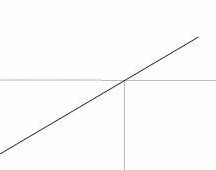
%> input picture DIP_LAB_EXPS/line_detection/line.jpg, 216 x 170 px
$ octave line.m   (GNU Octave 9; MATLAB toolbox functions it lacks are replaced by stand-ins)
%> lines starting %> are read from the running program, lines starting %| are printed output that depends on the picture
% Read in the image
I = imread('line.jpg');
%> I is the input picture: size 170x216x3 uint8; min 16, max 255, mean 251.9

% Convert to grayscale
I = rgb2gray(I);
%> I: size 170x216 uint8

% Define the convolution masks
horizontal_mask = [-1 -1 -1; 2 2 2; -1 -1 -1];
vertical_mask = [-1 2 -1; -1 2 -1; -1 2 -1];
oblique_pos45_mask = [-1 -1 2; -1 2 -1; 2 -1 -1];
oblique_neg45_mask = [2 -1 -1; -1 2 -1; -1 -1 2];

% Apply the masks to the image using convolution
R1 = conv2(I, horizontal_mask, 'same');
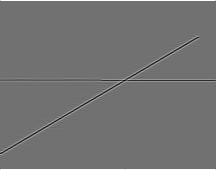
%> R1: size 170x216 double; min -611, max 763, mean 8.9; drawn with min black and max white
R2 = conv2(I, vertical_mask, 'same');
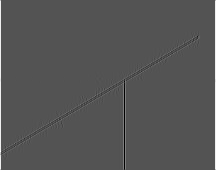
%> R2: size 170x216 double; min -408, max 838, mean 7; drawn with min black and max white
R3 = conv2(I, oblique_pos45_mask, 'same');
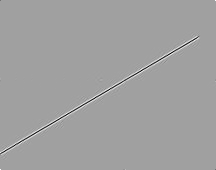
%> R3: size 170x216 double; min -865, max 508, mean 0; drawn with min black and max white
R4 = conv2(I, oblique_neg45_mask, 'same');
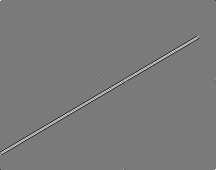
%> R4: size 170x216 double; min -473, max 508, mean 0; drawn with min black and max white

% Combine the responses
R = max(abs(R1), abs(R2));
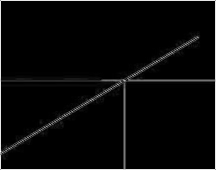
%> R: size 170x216 double; min 0, max 838, mean 28.8; drawn with min black and max white
R = max(R, abs(R3));
R = max(R, abs(R4));

% Threshold the result
T = 200;
BW = R > T;
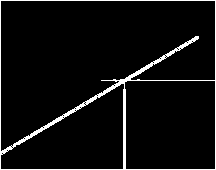
%> BW: size 170x216 logical; 5.3% white in thin lines or dots

% Display the result
imshow(BW);
